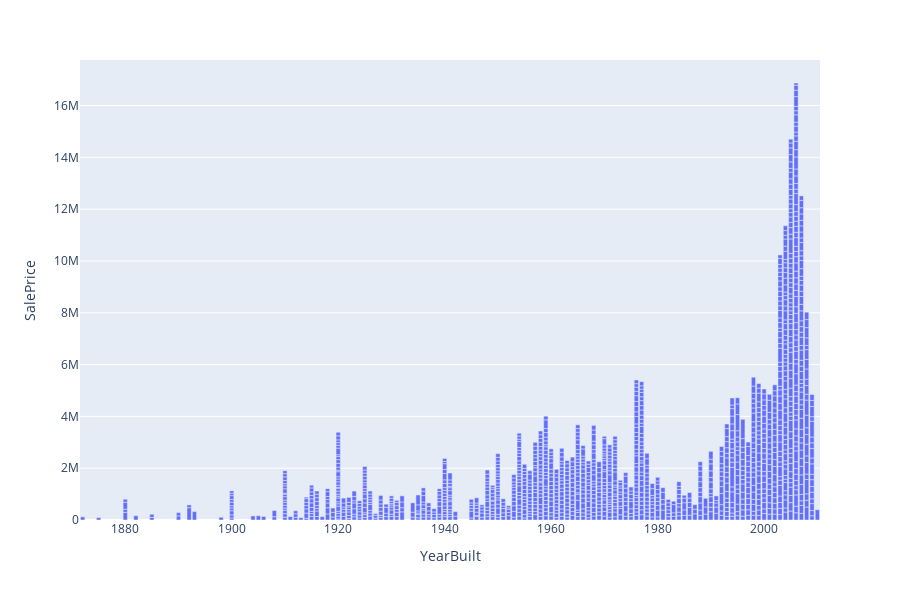

The notebook cell saved with this chart:
### Code cell
fig = px.bar(train, x="YearBuilt", y="SalePrice",
              barmode='group',
             height=600)
fig.show()

### Figure 1 — Plotly figure (JSON) as saved in the notebook; plotly's stock layout.template omitted (floating-point values rounded to 4 significant figures; data arrays with more than 128 entries replaced by an {"elided": "..."} marker saying what was removed)
{"data": [{"alignmentgroup": "True", "hovertemplate": "YearBuilt=%{x}<br>SalePrice=%{y}<extra></extra>", "legendgroup": "", "marker": {"color": "#636efa", "pattern": {"shape": ""}}, "name": "", "offsetgroup": "", "orientation": "v", "showlegend": false, "textposition": "auto", "type": "bar", "x": {"elided": "1460 int values"}, "xaxis": "x", "y": {"elided": "1460 int values"}, "yaxis": "y"}], "layout": {"barmode": "group", "height": 600, "legend": {"tracegroupgap": 0}, "margin": {"t": 60}, "xaxis": {"anchor": "y", "domain": [0, 1], "title": {"text": "YearBuilt"}}, "yaxis": {"anchor": "x", "domain": [0, 1], "title": {"text": "SalePrice"}}}}
